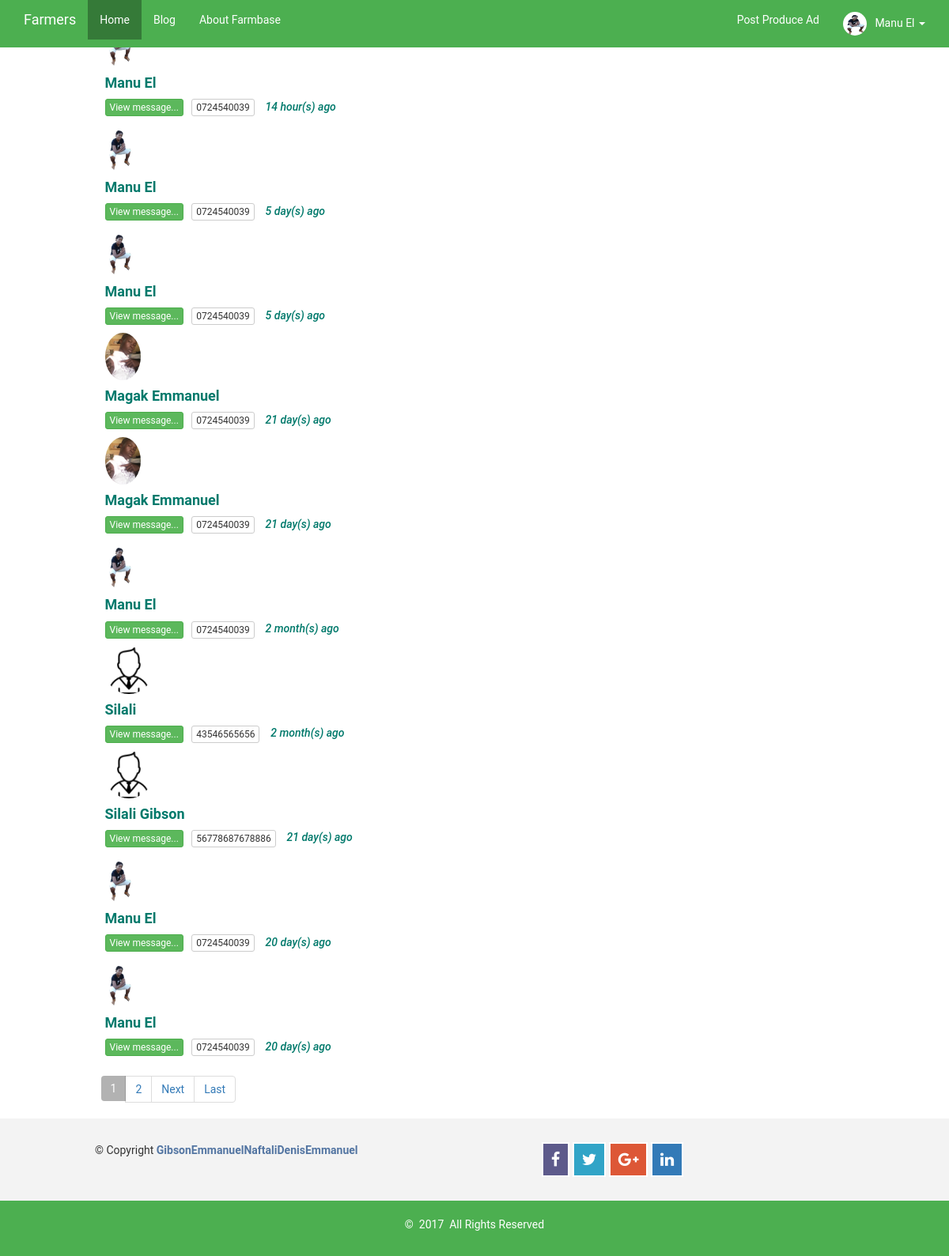
/farmer_inbox.php (signed in), run on the app's committed database.
### tables this page shows
CREATE TABLE `tbl_farmers` (
  `ID` int(11) NOT NULL,
  `name` varchar(100) NOT NULL,
  `email` varchar(100) NOT NULL,
  `phone` varchar(100) NOT NULL,
  `photo` varchar(100) NOT NULL,
  `pass` varchar(500) NOT NULL
);

CREATE TABLE `sent_messages` (
  `ID` int(11) NOT NULL,
  `name` varchar(100) NOT NULL,
  `senderEmail` varchar(100) NOT NULL,
  `phone` varchar(100) NOT NULL,
  `message` longtext NOT NULL,
  `postID` varchar(100) NOT NULL,
  `receiverEmail` varchar(100) NOT NULL,
  `status` varchar(10) NOT NULL,
  `timer` timestamp NOT NULL DEFAULT CURRENT_TIMESTAMP ON UPDATE CURRENT_TIMESTAMP
);

CREATE TABLE `tbl_consultants` (
  `ID` int(11) NOT NULL,
  `name` varchar(100) NOT NULL,
  `email` varchar(100) NOT NULL,
  `phone` varchar(100) NOT NULL,
  `photo` varchar(100) NOT NULL,
  `pass` varchar(500) NOT NULL
);

### class.farmer.php (called while the page is built, shortened)
<?php
class FARMER
{
	private $conn;
	public function __construct()
	{
		$database = new Database();
		$db = $database->dbConnection();
		$this->conn = $db;
    }
	public function runQuery($sql)
	{
		$stmt = $this->conn->prepare($sql);
		return $stmt;
	}
	public function is_logged_in()
	{
		if(isset($_SESSION['farmerSession']))
		{
			return true;
		}
	}
}

### class.message.php (the view, shortened to what this page needs)
<?php
class paginate
{
	function __construct()
	{
		$database = new Database();
		$db = $database->dbConnection();
		$this->conn = $db;
	}
	public function dataview($query)
	{
		$stmt = $this->conn->prepare($query);
		$stmt->execute();
		if($stmt->rowCount()>0)
		{
			while($row=$stmt->fetch(PDO::FETCH_ASSOC))
			{
				?>
			  <a href="farmer_inbox_view.php?message=<?php echo $row['ID']; ?>" class="clearfix">
              <div class="col-md-10 col-md-offset-1  col-xs-12 col-sm-12 row-eq-height __message-item"  id="mauni">
                <div class="col-md-3 col-sm-3 col-xs-3">
               <?php
                            $stmt1 = $this->conn->prepare("SELECT * FROM tbl_consultants WHERE name=:email_id AND photo!=''");
                            $stmt1->execute(array(":email_id"=>$row['name']));
                            if ($stmt1->rowCount() > 0) {
                                $rower = $stmt1->fetch(PDO::FETCH_ASSOC);?>
                                <span class="photo"><img class=" img-circle" alt="avatar" src="consultants/consult_images/<?php echo $rower['photo']; ?>" height="60px"></span>
                       <?php     } else {
                            $stmt1 = $stmt1 = $this->conn->prepare("SELECT * FROM tbl_farmers WHERE name=:email_id AND photo!=''");
                            $stmt1->execute(array(":email_id"=>$row['name']));
                            if ($stmt1->rowCount() > 0) {
                                $rower = $stmt1->fetch(PDO::FETCH_ASSOC);?>
                                <span class="photo"><img class=" img-circle" alt="avatar" src="farmer_images/<?php echo $rower['photo']; ?>" height="60px"></span>
                      <?php } else { ?>
                                <span class="photo"><img class=" img-circle" alt="avatar" src="img/user.png" height="60px"></span>
                      <?php }
                        } ?>
               	</div>
                <div class="col-md-9 col-sm-9 col-xs-9">
	            <span>    <a href="farmer_inbox_view.php?message=<?php echo $row['ID']; ?>"><h4 class="itemed h4"><b><?php echo $row['name']; ?></b></h4></a>
					  <a href="farmer_inbox_view.php?message=<?php echo $row['ID']; ?>"><button class="btn btn-success btn-xs" type="submit" name="btn-more" value="<?php echo $row['ID']; ?>">View message...</button></a>&nbsp;&nbsp;
					 </span>
	                   <span  class="priced btn btn-default btn-xs"> <?php echo $row['phone']; ?></span>&nbsp;&nbsp;&nbsp;
	                    <span class="itemed h5 " style="font-style: italic;"><?php
	                    			$timed = $row['timer'];
								   $timestamp = strtotime($timed);
								   $strTime = array("second", "minute", "hour", "day", "month", "year");
								   $length = array("60","60","24","30","12","10");
								   $currentTime = time();
								   if($currentTime >= $timestamp) {
										$diff     = time()- $timestamp;
										for($i = 0; $diff >= $length[$i] && $i < count($length)-1; $i++) {
										$diff = $diff / $length[$i];
										}
										$diff = round($diff);
										echo $diff . " " . $strTime[$i] . "(s) ago ";
								   } ?></span>
               </div><br>
            </div>
               </a>
                <?php
			}
		}
		else
		{
			?>
            <tr>
            <td>Nothing here...</td>
            </tr>
            <?php
		}
	}
	public function paginglink($query,$records_per_page)
	{
		$self = $_SERVER['PHP_SELF'];
		$stmt = $this->conn->prepare($query);
		$stmt->execute();
		$total_no_of_records = $stmt->rowCount();
		if($total_no_of_records > 0)
		{
			?><tr><td colspan="3"><?php
			$total_no_of_pages=ceil($total_no_of_records/$records_per_page);
			$current_page=1;
			for($i=1;$i<=$total_no_of_pages;$i++)
			{
				if($i==$current_page)
				{
					echo "<li class='active'><a href='".$self."?page_no=".$i."'>".$i."</a></li>";
				}
				else
				{
					echo "<li><a  href='".$self."?page_no=".$i."'>".$i."</a>&nbsp;&nbsp;</li>";
				}
			}
			if($current_page!=$total_no_of_pages)
			{
				$next=$current_page+1;
				echo "<li><a  href='".$self."?page_no=".$next."'>Next</a>&nbsp;&nbsp;</li>";
				echo "<li><a href='".$self."?page_no=".$total_no_of_pages."'>Last</a>&nbsp;&nbsp;</li>";
			}
			?></td></tr><?php
		}
	}
}

### farmer_inbox.php (shortened to what this page needs)
<?php
require_once 'class.farmer.php';
$farmer_home = new FARMER();
if($farmer_home->is_logged_in()){
$stmt = $farmer_home->runQuery("SELECT * FROM tbl_farmers WHERE email=:email_id");
$stmt->execute(array(":email_id"=>$_SESSION['farmerSession']));
$row = $stmt->fetch(PDO::FETCH_ASSOC);
}
$farmer_home_post = new Database();
if($farmer_home_post->dbConnection())
	{
		include_once 'class.message.php';
		$paginate = new paginate();
	}
?>
<!DOCTYPE html>
<html>
	<head>
		<link href="#SSS" rel="stylesheet" type="text/css" />
		 <link href="css/style.css" rel="stylesheet">
		<link href="css/bootstrap.min.css" rel="stylesheet" type="text/css" />
		 <link href="font/css/font-awesome.css" rel="stylesheet" />
	</head>
	<body>
	<section>
		<nav class="navbar navbar-default navbar-fixed-top">
      <div class="container">
        <div class="navbar-header">
          <a class="navbar-brand" href="index">Farmers</a>
        </div>
        <div id="navbar" class="navbar-collapse collapse">
          <ul class="nav navbar-nav">
            <li class="active"><a href="index">Home</a></li>
            <li><a href="blog">Blog</a></li>
            <li><a href="about">About Farmbase</a></li>
          </ul>
          <ul class="nav navbar-nav navbar-right">
           <?php
if($farmer_home->is_logged_in()) {
 	?>
 	<li><a href="farmer_post"><span class="glyphicon glyphicon"></span>&nbsp;Post Produce Ad</a></li>
	 <li class="dropdown">
              <a href="#" class="dropdown-toggle" data-toggle="dropdown" role="button" aria-haspopup="true" aria-expanded="false">
              	<?php
					if(isset($pic)){
						echo $pic;
					} else { ?>
					<img class="img-circle " src="farmer_images/<?php echo $row['photo']; ?>"  style=" padding:0px;"  height=50px />
				<?php
				}?>
			  <span class=""></span>&nbsp; <?php echo $row['name']; ?>&nbsp;<span class="caret"></span></a>
            </li><?php } ?>
          </ul>
        </div>
      </div>
    </nav>
   	 <div class="col-lg-2 col-lg-offset-5">
		<br style="margin: 15px;">
	</div>
    <section>
    <div class="container" id="panel_post">
		                   <?php
		                   $namer = $row['name'];
		                    $query = "SELECT * FROM sent_messages WHERE receiverEmail='$namer' ORDER BY ID DESC";
		                    $records_per_page=10;
		                    $newquery = $paginate->paging($query,$records_per_page);
		                    $paginate->dataview($newquery);
		                    ?>
		                  <div class="clearfix"></div>
		                 <div class=" col-md-10 col-xs-12 col-md-offset-1">
		                 	<ul class="pagination">
		                    <?php
		                    $paginate->paginglink($query,$records_per_page);
		                    ?>
		                    </ul>
		                 </div>
        </div>
    </section>
	<?php
	include 'footer.php';
	?>
	</body>
</html>

### css/style.css (style rules this page uses)
html , body { font-family: 'Roboto', sans-serif !important; }
.navbar-fixed-top, #navbar, #myTab { background-color:#4CAF50 !important; border: none!important; }
.dropdown-toggle { background-color:#4CAF50 !important; }
ul .active a { background-color:rgba(0,0,0,0.3) !important; border: none!important; }
.nav li a, .navbar-brand { color: #fff!important; border: none!important; border-radius: 0px!important; }
.dropdown-toggle img { width: 30px!important; height: 30px!important; padding: 0px!important; }
#panel_post { width: 100%; margin-top: -20px!important; }
#mauni { padding: 5px; }
.itemed { color: #00796b!important; }
a { text-decoration: none; }
ul { list-style: none; }

### data on the page
tbl_farmers: photo (picture), name "Manu El"
sent_messages: name "Manu El", $row['ID'] 22 (drawn), phone "0724540039", diff "14", i "hour"
sent_messages: tbl_farmers.photo (picture), name "Manu El", $row['ID'] 21 (drawn), phone "0724540039", diff "5", i "day"
sent_messages: tbl_farmers.photo (picture), name "Manu El", $row['ID'] 20 (drawn), phone "0724540039", diff "5", i "day"
sent_messages: tbl_consultants.photo (picture), name "Magak Emmanuel", $row['ID'] 15 (drawn), phone "0724540039", diff "21", i "day"
sent_messages: tbl_consultants.photo (picture), name "Magak Emmanuel", $row['ID'] 14 (drawn), phone "0724540039", diff "21", i "day"
sent_messages: tbl_farmers.photo (picture), name "Manu El", $row['ID'] 13 (drawn), phone "0724540039", diff "2", i "month"
sent_messages: name "Silali", $row['ID'] 11 (drawn), phone "43546565656", diff "2", i "month"
sent_messages: name "Silali Gibson", $row['ID'] 7 (drawn), phone "56778687678886", diff "21", i "day"
sent_messages: tbl_farmers.photo (picture), name "Manu El", $row['ID'] 6 (drawn), phone "0724540039", diff "20", i "day"
sent_messages: tbl_farmers.photo (picture), name "Manu El", $row['ID'] 5 (drawn), phone "0724540039", diff "20", i "day"
